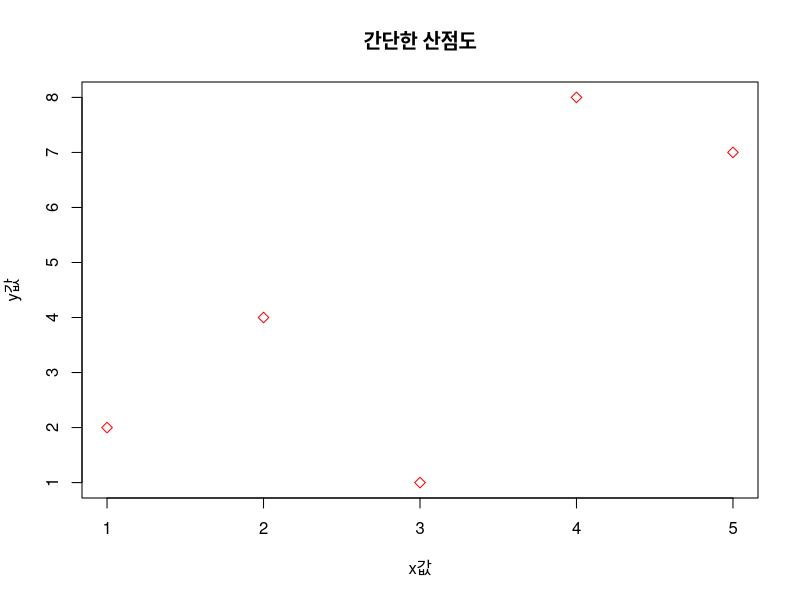

The R script that drew this image: (Note: this script raises an error after producing the figure.)
#factor(x = 범주형으로 변환할 벡터,)
#           levels = 범주형 벡터의 레벨 순서인 문자형 벡터
# as.factor(x = 벡터) # 기존벡터를 범주형 벡터로 변환

nat = c('한국', '일본', '중국', '미국','중국','한국','일본')

print(nat)
fct = as.factor(nat)
print(fct)

a = c(1,2,3)
b = c('a','b','c')
c = c(1.2,3.5, 4.6)
d = c(1,'a',1.2)
print(d[2:2])

# 원소가 연속되는 벡터 생성:seq()
#seq(from = 첫음 숫자, to = 마지막숫자, 
#    by=간격, length.out=반환되는 벡터의 길이)

seq(from=1, to=3, by=1)

seq(from=3, to=1, by=-1)

seq(from=1, to=10, by=2.5)


seq(from=1, to=10, length.out = 19)


#산점도 그리기
x = c(1,2,3,4,5)
y = c(2,4,1,8,7)

#산전도 그리기
plot(x,y, 
     main='간단한 산점도', #그래프 제목
     xlab='x값',   #x축 라벨
     ylab='y값',  #y축 라벨
     pch=5,       #점 모양(16원 채워진 원)
     col='red'    # 점 색상상
)

#원소가 반복되는 벡터 생성 : rep()
rep(x,  #반복할 스칼라 또는 벡터
    times, #x에 지정된 벡터 전체를 반복활 횟수
    each,  #x에 지정된 벡터의 각 원소를 반복할 횟수
    length.out  #반환되는 벡터의 길이
)

rep(x=1, times=3)
rep(x= 1:3, times=3)
rep(x=1:3, each=3)
rep(x=1:3, length=10)


#vector

a = c(1:5)
print(a)
a[5]= 15
print(a)

#vertor 삭제
a = a[-4]
print(a)

#추가
a[4] = 4
a[5] = 5
#벡터 연산

a = c(0,2,4)
b = c(1,2,3)

c = a+b
d = a-b

c = seq(form=1,to=11, by=2)
d = seq(from=3, to=12, by=3)
a+c

a+d

a+1

a>=1 & b<=2






























